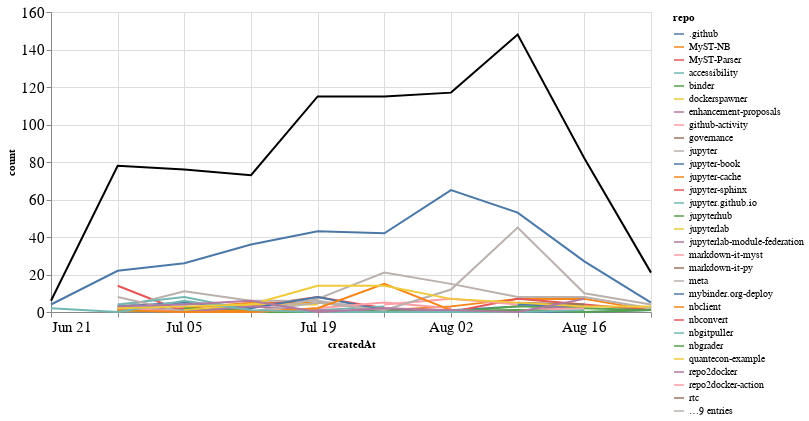

Write notebook code for a chart like this one.
### Markdown cell above
## Comments

### Code cell
comments_time = comments.groupby('repo').resample('W', on='createdAt').count()['author'].reset_index()
comments_time = comments_time.rename(columns={'author': 'count'})
comments_time_total = comments_time.groupby('createdAt').agg({"count": "sum"}).reset_index()
ch1 = alt.Chart(comments_time, width=600).mark_line().encode(
    x='createdAt',
    y='count',
    color='repo',
    tooltip="repo"
)

ch2 = alt.Chart(comments_time_total, width=600).mark_line(color="black").encode(
    x='createdAt',
    y='count',
)

ch1 + ch2

### Figure 1 — Vega-Lite specification as saved in the notebook (floating-point values rounded to 4 significant figures; data arrays with more than 128 entries replaced by an {"elided": "..."} marker saying what was removed)
{"config": {"axisLeft": {"labelFontSize": 15}, "axisBottom": {"labelFontSize": 15}}, "layer": [{"data": {"name": "data-c187c81da6770f576627ce6f1f658e54"}, "mark": "line", "encoding": {"color": {"type": "nominal", "field": "repo"}, "tooltip": {"type": "nominal", "field": "repo"}, "x": {"type": "temporal", "field": "createdAt"}, "y": {"type": "quantitative", "field": "count"}}, "width": 600}, {"data": {"name": "data-eb8d01237f807d6716b6c1d4c3ec2969"}, "mark": {"type": "line", "color": "black"}, "encoding": {"x": {"type": "temporal", "field": "createdAt"}, "y": {"type": "quantitative", "field": "count"}}, "width": 600}], "$schema": "https://vega.github.io/schema/vega-lite/v4.8.1.json", "datasets": {"data-c187c81da6770f576627ce6f1f658e54": {"elided": "177 records"}, "data-eb8d01237f807d6716b6c1d4c3ec2969": [{"createdAt": "2020-06-21T00:00:00", "count": 6}, {"createdAt": "2020-06-28T00:00:00", "count": 78}, {"createdAt": "2020-07-05T00:00:00", "count": 76}, {"createdAt": "2020-07-12T00:00:00", "count": 73}, {"createdAt": "2020-07-19T00:00:00", "count": 115}, {"createdAt": "2020-07-26T00:00:00", "count": 115}, {"createdAt": "2020-08-02T00:00:00", "count": 117}, {"createdAt": "2020-08-09T00:00:00", "count": 148}, {"createdAt": "2020-08-16T00:00:00", "count": 82}, {"createdAt": "2020-08-23T00:00:00", "count": 21}]}}
